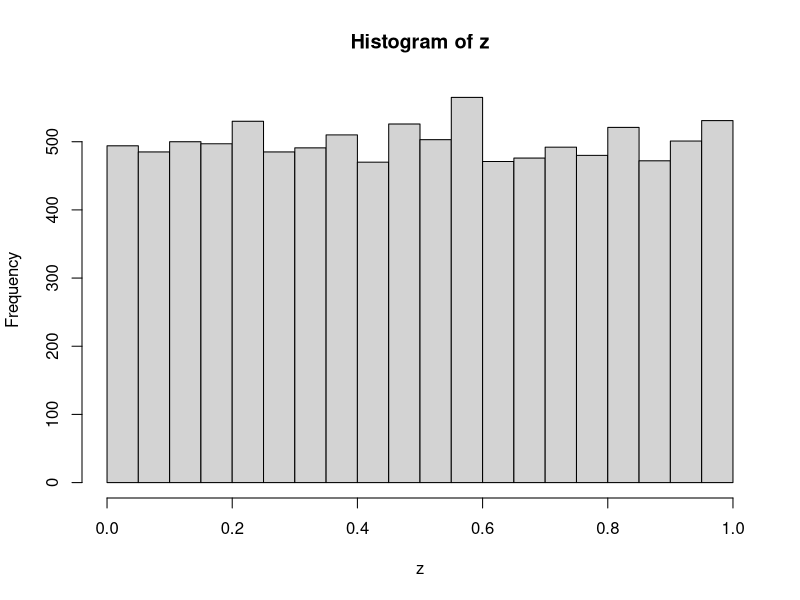

This chart was generated by the following R code:
# My solution to implementing a RNG in lecture 21.03.22.

RNG <- function(seed, n){
  z <- rep(NA, n)
  z[1] <- seed
  # Parameters given by the lecturer. 
  a <- 22695477
  b <- 1
  m <- 2^32
  for (i in 2:n){
    z[i] <- (a*z[i-1]+b) %% m 
  }
  return(z/m)
}

z <- RNG(123456, 10000)
hist(z)
mean(z) # Approx. 0.5
var(z) # Approx. 1/12
